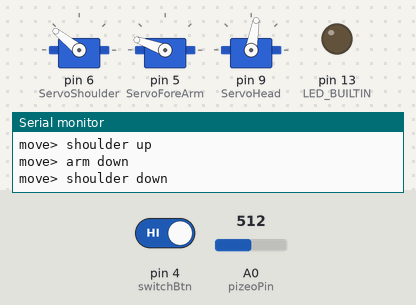
This sketch was run on a simulated Arduino Uno, built with avr-gcc and run on an emulated ATmega328P. On the bench: 3 × servo, output pins drawn as LEDs (lit = HIGH), the last lines printed to the serial monitor. The test bench sets the inputs (shaded band); at power-on: pin 4 (switchBtn) HIGH, A0 (pizeoPin) = 512. The audio player accepts every command and is not drawn.

Above: at 14.9 s.
15.0 s: pin 4 (switchBtn) driven HIGH
At 18.27 s:
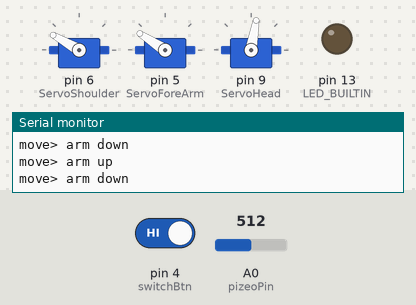
22.2 s: pin 4 (switchBtn) driven LOW
At 28.1 s:
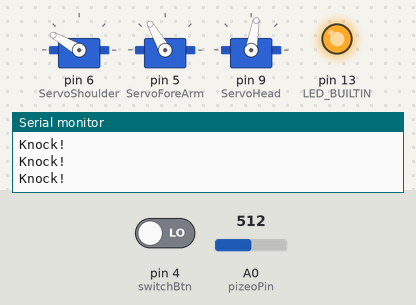
At 38.7 s:
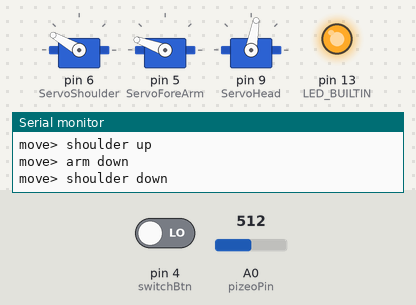
51.5 s: A0 (pizeoPin) set to 11
61.5 s: A0 (pizeoPin) set to 8
Timing chart, 0 to 69.7 s (numbered marks = the images above; inputs shaded):
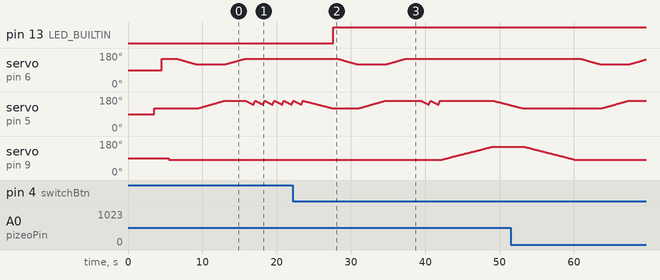

Measured:
- after the input at 22.2 s, pin 13 (LED_BUILTIN): LOW → HIGH after 5.4 s; servo on pin 6 (ServoShoulder): 150° → 149° after 6.0 s, → 148° 0.09 s later, → 147° 0.09 s later, → 146° 0.09 s later, … (60 changes in this stretch); servo on pin 9 (ServoHead): moves from 80° to 150° over 6.9 s, starting after 19.9 s

The sketch:

MudaDevice.ino
```cpp
#include <Servo.h>
#include <Arduino.h>
#include <SoftwareSerial.h>
#include <DFRobotDFPlayerMini.h>

const int switchBtn = 4;
const int pizeoThreshold = 10;
const int pizeoPin = A0;

const long loopInterval = 50;
unsigned long previousMillis = 0;

#define SWITCH_ON   LOW
#define SWITCH_OFF  HIGH

int swst = SWITCH_OFF;

int pizeoReading = 0;
int knockCounter = 0;

Servo ServoShoulder; // pin6
Servo ServoForeArm;  // pin5
Servo ServoHead;     // pin9

SoftwareSerial mySoftwareSerial(10, 11); // RX, TX
DFRobotDFPlayerMini myDFPlayer;

void initServoPos() {
  ServoForeArm.write(120);
  delay(1000);
  ServoShoulder.write(150);
  delay(1000);
  ServoHead.write(80);
  delay(1000);
}

void setup() {
  pinMode(switchBtn, INPUT_PULLUP);
  pinMode(LED_BUILTIN, OUTPUT);
  ServoShoulder.attach(6);
  ServoForeArm.attach(5);
  ServoHead.attach(9);
  mySoftwareSerial.begin(9600);

  Serial.begin(9600);
  Serial.println();
  Serial.println(F("DFRobot DFPlayer Mini Demo"));
  Serial.println(F("Initializing DFPlayer ... (May take 3~5 seconds)"));

  if (!myDFPlayer.begin(mySoftwareSerial)) {  //Use softwareSerial to communicate with mp3.
    Serial.println(F("Unable to begin:"));
    Serial.println(F("1.Please recheck the connection!"));
    Serial.println(F("2.Please insert the SD card!"));
    while (true) {
      delay(0); // Code to compatible with ESP8266 watch dog.
    }
  }
  Serial.println(F("DFPlayer Mini online."));
  delay(3000);
  initServoPos();
}

void moveServo(Servo &servo, int startPos, int endPos, int delayTime) {
  int pos = 0;
  if (startPos < endPos) {
    for (pos = startPos; pos <= endPos; pos += 1) {
      servo.write(pos);
      delay(delayTime);
    }
  }
  else
  {
    for (pos = startPos; pos >= endPos; pos -= 1) {
      servo.write(pos);
      delay(delayTime);
    }
  }
}

void turnHead(int mode) {
  if (mode == 1) {
    Serial.println("move> Turn head");
    moveServo(ServoHead, 80, 150, 100);
  } else {
    Serial.println("move> Turn head back");
    moveServo(ServoHead, 150, 80, 100);
  }
}

void moveHand(int mode) {
  if (mode == 1) {
    Serial.println("move> shoulder up");
    moveServo(ServoShoulder, 150, 120, 90);
    Serial.println("move> arm down");
    moveServo(ServoForeArm,  120, 160, 90);
    Serial.println("move> shoulder down");
    moveServo(ServoShoulder, 120, 150, 90);
    delay(2000);

    Serial.println("move> arm up");
    moveServo(ServoForeArm,  160, 140, 50);
    Serial.println("move> arm down");
    moveServo(ServoForeArm,  140, 160, 12);
    Serial.println("move> arm up");
    moveServo(ServoForeArm,  160, 140, 50);
    Serial.println("move> arm down");
    moveServo(ServoForeArm,  140, 160, 10);
  } else {
    Serial.println("move> arm up (back to orig pos.)");
    moveServo(ServoForeArm,  160, 120, 100);
  }
}

void moveHandDemo() {
  Serial.println("move> shoulder up");
  moveServo(ServoShoulder, 150, 120, 90);
  Serial.println("move> arm down");
  moveServo(ServoForeArm,  120, 160, 90);
  Serial.println("move> shoulder down");
  moveServo(ServoShoulder, 120, 150, 90);
  playSound(30, 2);

  while (true) {
    Serial.println("move> arm up");
    moveServo(ServoForeArm,  160, 140, 50);
    Serial.println("move> arm down");
    moveServo(ServoForeArm,  140, 160, 12);
    Serial.println("move> arm up");
    moveServo(ServoForeArm,  160, 140, 50);
    Serial.println("move> arm down");
    moveServo(ServoForeArm,  140, 160, 10);
    swst = digitalRead(switchBtn);
    if (swst == SWITCH_ON) {
      Serial.println("move> arm up (back to orig pos.)");
      moveServo(ServoForeArm,  160, 120, 100);
      break;
    }
  }
}


void playSound(int volume, int mp3Index) {
  myDFPlayer.volume(volume);  // 0 to 30
  myDFPlayer.play(mp3Index);  // play mp3/0002.mp3
}

void doDaijoubuDesu() {
  Serial.println("Daijouubu Desu!");
  moveHand(1);
  turnHead(1);
  playSound(30, 2);
  moveHand(0);
  //playSound(30, 2);
  turnHead(0);
}

void doRun() {
  if (analogRead(A0) >= pizeoThreshold) {
    digitalWrite(LED_BUILTIN, HIGH);
    Serial.println("Knock!");
    knockCounter = knockCounter + 1;
    delay(100);
    if (knockCounter >= 5) {
      doDaijoubuDesu();
      knockCounter = 0;
    }
  }  else {
    digitalWrite(LED_BUILTIN, LOW);
  }
}

void doDemo() {
  //Serial.println("Daijouubu Desu! (Demo Mode)");
  moveHandDemo();
}

void loop() {
  swst = digitalRead(switchBtn);
  if (swst == SWITCH_ON) {
    //Serial.println("running mode");
    doRun();
  } else {
    //Serial.println("testing mode");
    doDemo();
  }
}
```
